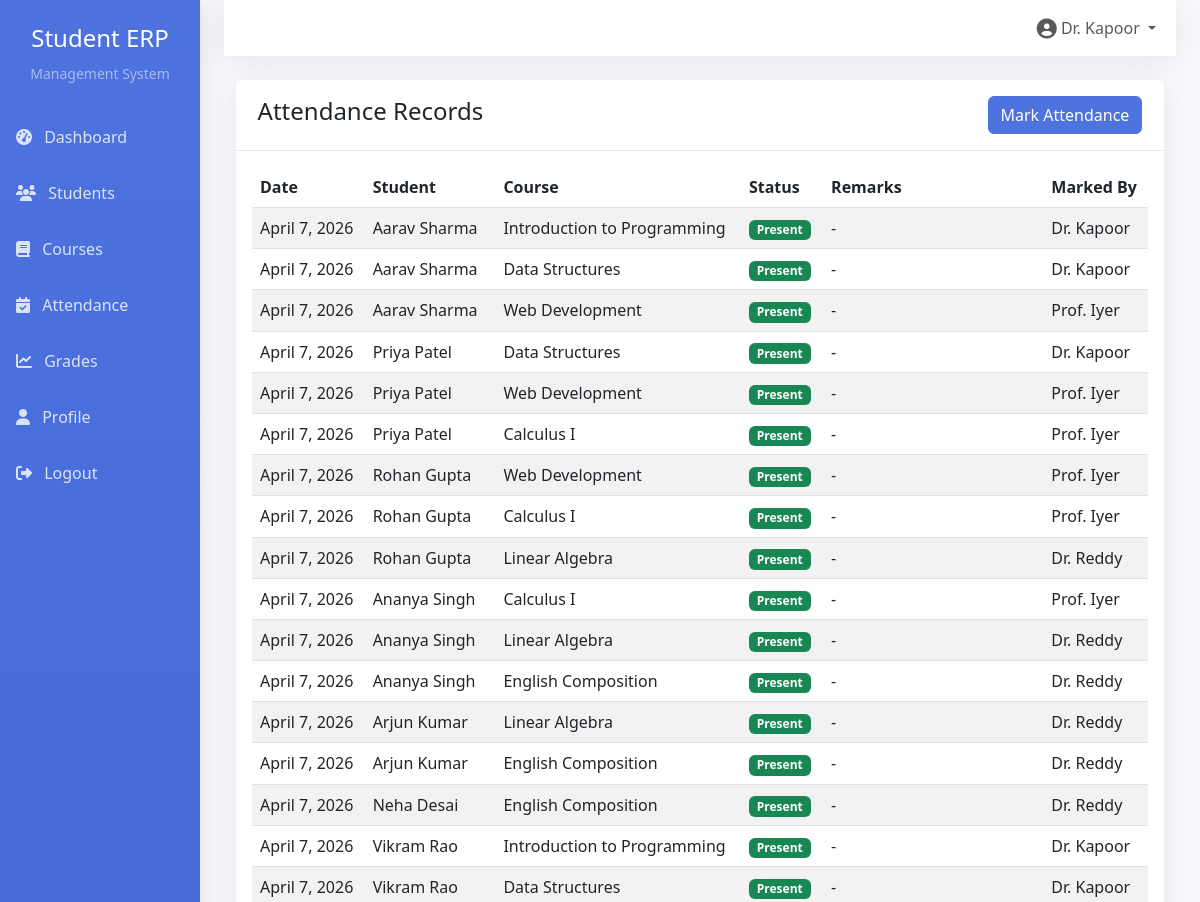
/attendance/ (signed in, upper part), run on an earlier commit of the app's database.
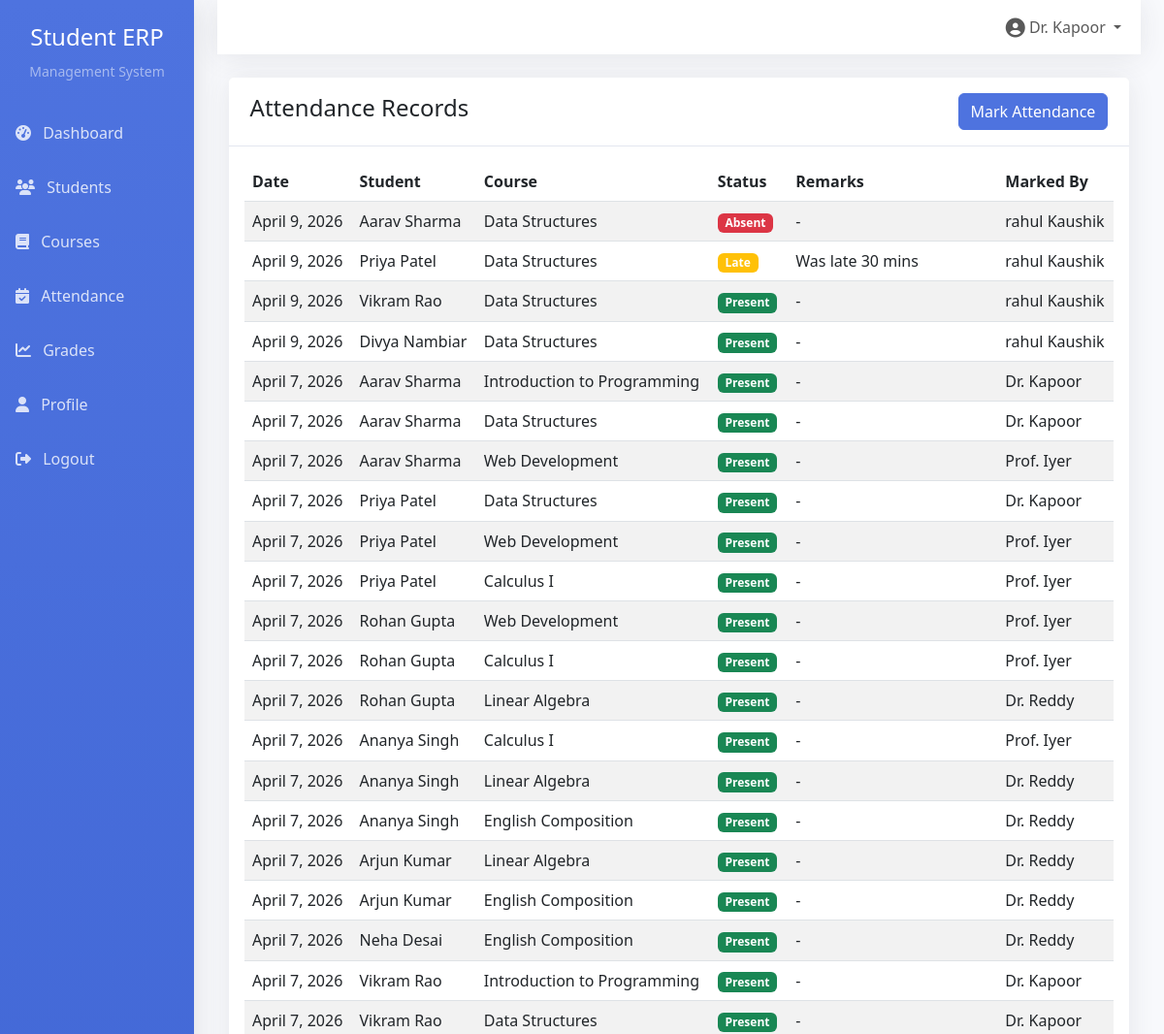
And on a later commit of the database.
### accounts/models.py (models this page shows, shortened)
class User(AbstractUser):
    ROLE_CHOICES = (
        ('admin', 'Admin'),
        ('teacher', 'Teacher'),
        ('student', 'Student'),
    )
    role = models.CharField(max_length=20, choices=ROLE_CHOICES, default='student')

### attendance/models.py (models this page shows, shortened)
class Attendance(models.Model):
    STATUS_CHOICES = (
        ('present', 'Present'),
        ('absent', 'Absent'),
        ('late', 'Late'),
        ('excused', 'Excused'),
    )
    student = models.ForeignKey(Student, on_delete=models.CASCADE, related_name='attendances')
    course = models.ForeignKey(Course, on_delete=models.CASCADE, related_name='attendances')
    date = models.DateField()
    status = models.CharField(max_length=10, choices=STATUS_CHOICES)
    remarks = models.TextField(blank=True)
    marked_by = models.ForeignKey(User, on_delete=models.SET_NULL, null=True)
    class Meta:
        unique_together = ['student', 'course', 'date']
        ordering = ['-date']

### students/models.py (models this page shows, shortened)
class Student(models.Model):
    user = models.OneToOneField(User, on_delete=models.CASCADE, related_name='student_profile')
    student_id = models.CharField(max_length=20, unique=True)
    courses = models.ManyToManyField('courses.Course', related_name='students')

### courses/models.py (models this page shows, shortened)
class Course(models.Model):
    code = models.CharField(max_length=20, unique=True)
    name = models.CharField(max_length=200)
    credits = models.IntegerField()
    department = models.CharField(max_length=100)
    teacher = models.ForeignKey(User, on_delete=models.SET_NULL, null=True, limit_choices_to={'role': 'teacher'})

### attendance/views.py (the view)
# urls.py: path('', views.attendance_list, name='attendance_list'),
@login_required
def attendance_list(request):
    if request.user.role == 'student':
        try:
            student = Student.objects.get(user=request.user)
            attendances = Attendance.objects.filter(student=student)
        except Student.DoesNotExist:
            attendances = Attendance.objects.none()
    else:
        attendances = Attendance.objects.all()
    return render(request, 'attendance/list.html', {'attendances': attendances})

### templates/attendance/list.html (shortened to what this page needs)
{% extends 'base.html' %}
{% block content %}
<div class="container-fluid">
    <div class="row">
        <div class="col-12">
            <div class="card">
                <div class="card-header d-flex justify-content-between align-items-center">
                    <h4 class="card-title">Attendance Records</h4>
                    <a href="{% url 'mark_attendance' %}" class="btn btn-primary">Mark Attendance</a>
                </div>
                <div class="card-body">
                    <div class="table-responsive">
                        <table class="table table-striped">
                            <thead>
                                <tr>
                                    <th>Date</th>
                                    <th>Student</th>
                                    <th>Course</th>
                                    <th>Status</th>
                                    <th>Remarks</th>
                                    <th>Marked By</th>
                                </tr>
                            </thead>
                            <tbody>
                                {% for attendance in attendances %}
                                <tr>
                                    <td>{{ attendance.date }}</td>
                                    <td>{{ attendance.student.user.get_full_name }}</td>
                                    <td>{{ attendance.course.name }}</td>
                                    <td>
                                        <span class="badge
                                            {% if attendance.status == 'present' %}bg-success
                                            {% elif attendance.status == 'absent' %}bg-danger
                                            {% elif attendance.status == 'late' %}bg-warning
                                            {% else %}bg-info{% endif %}">
                                            {{ attendance.get_status_display }}
                                        </span>
                                    </td>
                                    <td>{{ attendance.remarks|default:"-" }}</td>
                                    <td>{{ attendance.marked_by.get_full_name|default:attendance.marked_by.username }}</td>
                                </tr>
                                {% empty %}
                                <tr>
                                    <td colspan="6" class="text-center">No attendance records found.</td>
                                </tr>
                                {% endfor %}
                            </tbody>
                        </table>
                    </div>
                </div>
            </div>
        </div>
    </div>
</div>
{% endblock %}

### templates/base.html (shortened to what this page needs)
<!DOCTYPE html>
<html lang="en">
<head>
    <link href="https://cdn.jsdelivr.net/npm/bootstrap@5.3.0/dist/css/bootstrap.min.css" rel="stylesheet">
    <link rel="stylesheet" href="https://cdnjs.cloudflare.com/ajax/libs/font-awesome/6.4.0/css/all.min.css">
</head>
<body>
    {% if user.is_authenticated %}
    <div class="container-fluid">
        <div class="row">
            <nav class="col-md-2 d-md-block sidebar p-0">
                <div class="position-sticky">
                    <div class="text-center py-4">
                        <h4 class="text-white">Student ERP</h4>
                        <small class="text-white-50">Management System</small>
                    </div>
                    <ul class="nav flex-column">
                        <li class="nav-item">
                            <a class="nav-link {% if request.resolver_match.url_name == 'dashboard' %}active{% endif %}" href="{% url 'dashboard' %}">
                                <i class="fas fa-tachometer-alt"></i> Dashboard
                            </a>
                        </li>
                        {% if user.role == 'admin' or user.role == 'teacher' %}
                        <li class="nav-item">
                            <a class="nav-link" href="#">
                                <i class="fas fa-users"></i> Students
                            </a>
                        </li>
                        <li class="nav-item">
                            <a class="nav-link" href="#">
                                <i class="fas fa-book"></i> Courses
                            </a>
                        </li>
                        <li class="nav-item">
                            <a class="nav-link" href="{% url 'attendance_list' %}">
                                <i class="fas fa-calendar-check"></i> Attendance
                            </a>
                        </li>
                        <li class="nav-item">
                            <a class="nav-link" href="#">
                                <i class="fas fa-chart-line"></i> Grades
                            </a>
                        </li>
                        {% endif %}
                        <li class="nav-item">
                            <a class="nav-link" href="{% url 'profile' %}">
                                <i class="fas fa-user"></i> Profile
                            </a>
                        </li>
                        <li class="nav-item">
                            <form method="post" action="{% url 'logout' %}" class="d-inline">
                                <button type="submit" class="nav-link btn btn-link">
                                    <i class="fas fa-sign-out-alt"></i> Logout
                                </button>
                            </form>
                        </li>
                    </ul>
                </div>
            </nav>
            <main class="col-md-10 ms-sm-auto px-md-4">
                <nav class="navbar navbar-top navbar-expand-lg navbar-light mb-4">
                    <div class="container-fluid">
                        <div class="collapse navbar-collapse" id="navbarNav">
                            <ul class="navbar-nav ms-auto">
                                <li class="nav-item dropdown">
                                    <a class="nav-link dropdown-toggle" href="#" id="userDropdown" role="button" data-bs-toggle="dropdown">
                                        <i class="fas fa-user-circle fa-lg"></i>
                                        {{ user.get_full_name|default:user.username }}
                                    </a>
                                </li>
                            </ul>
                        </div>
                    </div>
                </nav>
                {% block content %}{% endblock %}
            </main>
        </div>
    </div>
    {% else %}
        {% block auth_content %}{% endblock %}
    {% endif %}
</body>
</html>

### templates/base.html (style rules this page uses)
:root { --primary-color: #4e73df; --secondary-color: #858796; --success-color: #1cc88a; --info-color: #36b9cc; --warning-color: #f6c23e; --danger-color: #e74a3b; }
body { font-family: 'Nunito', 'Segoe UI', sans-serif; background-color: #f8f9fc; }
.sidebar { min-height: 100vh; background: linear-gradient(180deg, var(--primary-color) 0%, #224abe 100%); box-shadow: 0 0.15rem 1.75rem 0 rgba(58, 59, 69, 0.15); }
.sidebar .nav-link { color: rgba(255, 255, 255, 0.8); padding: 1rem; transition: all 0.3s; }
.sidebar .nav-link i { margin-right: 0.5rem; }
.navbar-top { background-color: white; box-shadow: 0 0.15rem 1.75rem 0 rgba(58, 59, 69, 0.1); }
.card { border: none; border-radius: 0.5rem; box-shadow: 0 0.15rem 1.75rem 0 rgba(58, 59, 69, 0.1); transition: transform 0.2s; }
.card-header { background-color: white; border-bottom: 1px solid #e3e6f0; padding: 1rem 1.35rem; }
.btn-primary { background-color: var(--primary-color); border-color: var(--primary-color); }
.table-responsive { border-radius: 0.5rem; overflow: hidden; }

What changed in the data, as far as the page shows it:
added Attendance: date "April 9, 2026", student.user.get_full_name "Aarav Sharma", course.name "Data Structures", status "Absent", remarks "-", marked_by.get_full_name "rahul Kaushik"
added Attendance: date "April 9, 2026", student.user.get_full_name "Priya Patel", course.name "Data Structures", status "Late", remarks "Was late 30 mins", marked_by.get_full_name "rahul Kaushik"
added Attendance: date "April 9, 2026", student.user.get_full_name "Vikram Rao", course.name "Data Structures", status "Present", remarks "-", marked_by.get_full_name "rahul Kaushik"
added Attendance: date "April 9, 2026", student.user.get_full_name "Divya Nambiar", course.name "Data Structures", status "Present", remarks "-", marked_by.get_full_name "rahul Kaushik"
